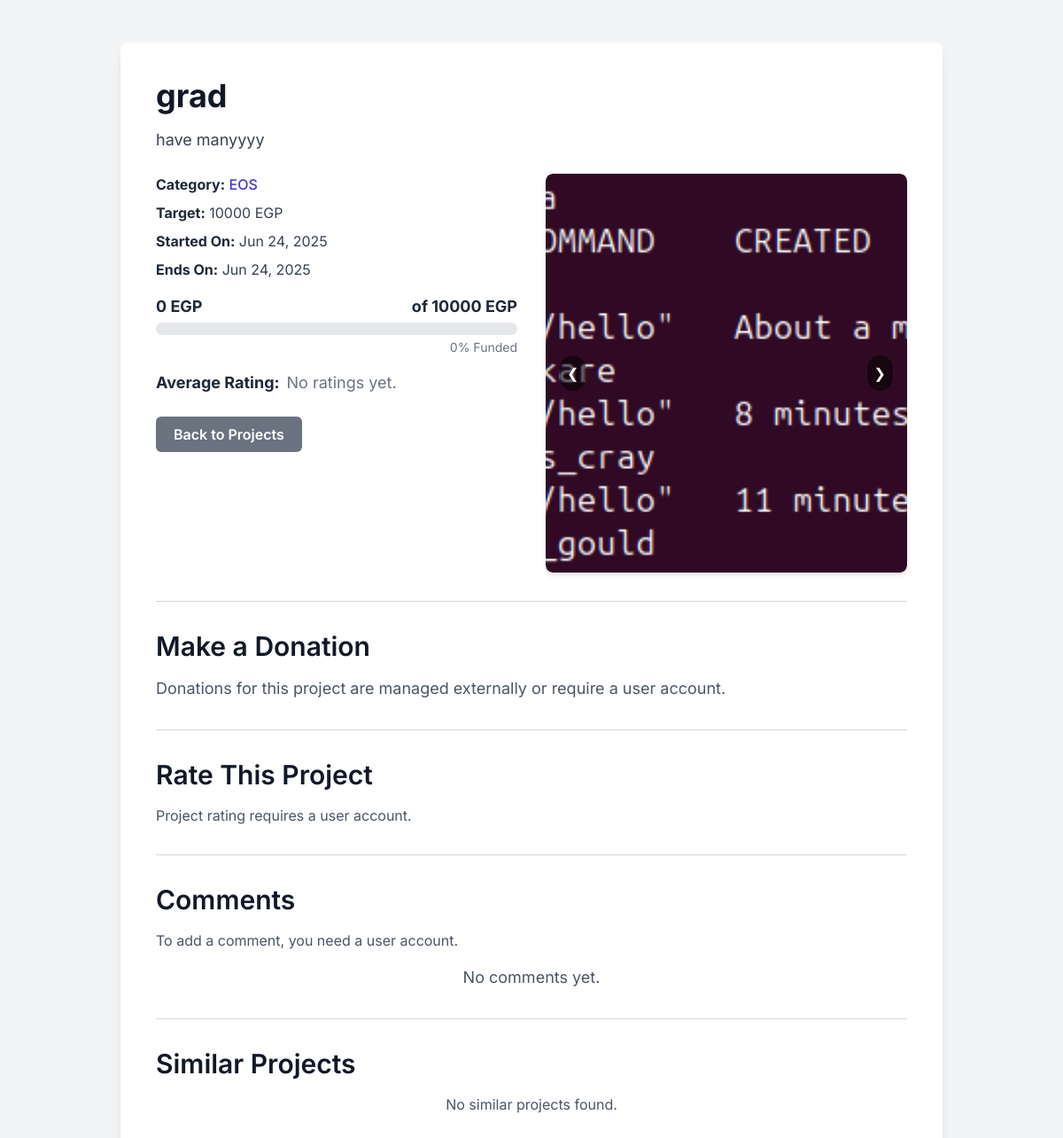
/3/, run on an earlier commit of the app's database.
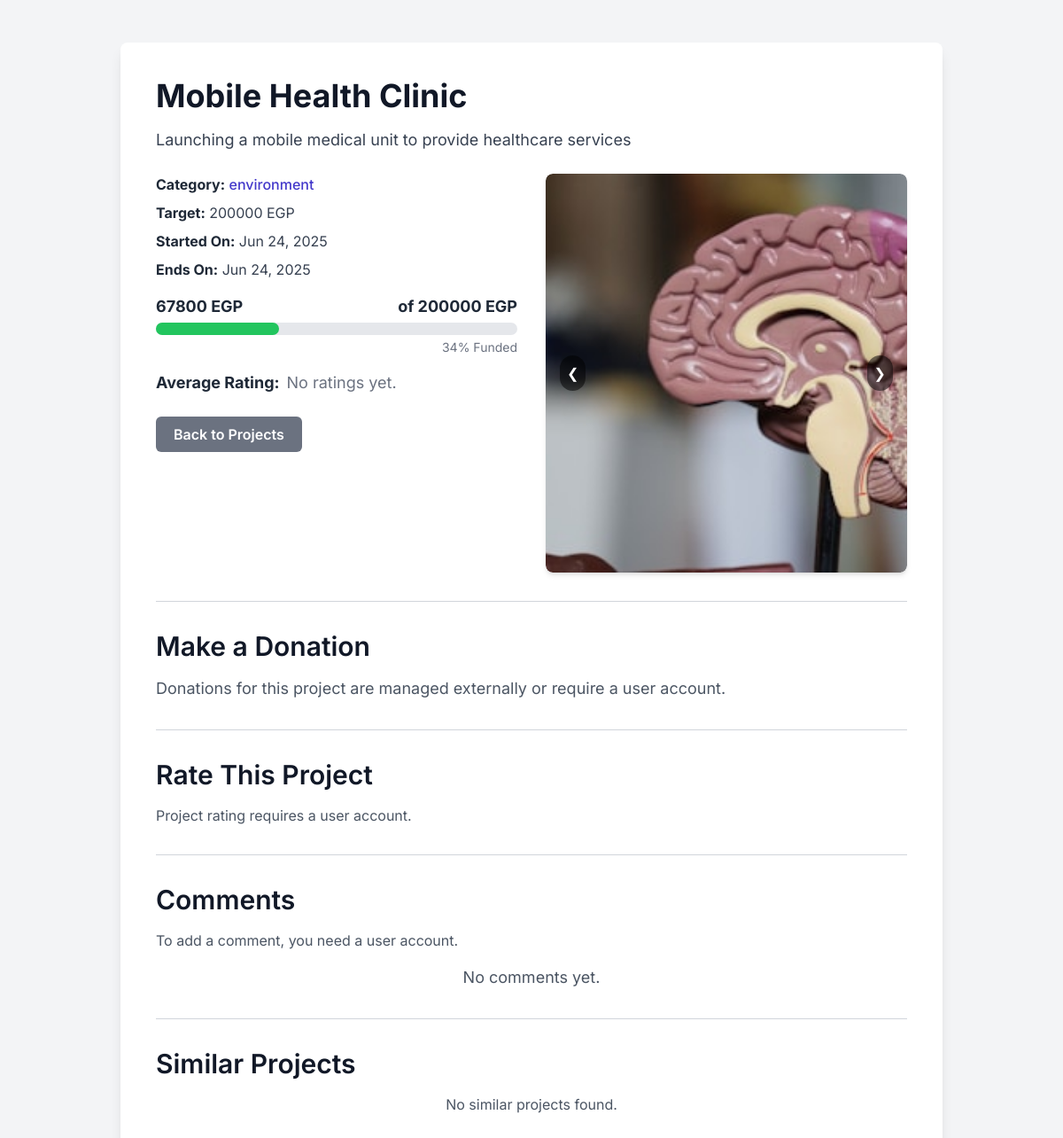
And on a later commit of the database.
### projects/models.py (models this page shows, shortened)
class Project(models.Model):
    STATUS_CHOICES = (
        ('active', 'Active'),
        ('completed', 'Completed'),
        ('canceled', 'Canceled'),
        ('expired', 'Expired'),
    )
    title = models.CharField(max_length=200)
    details = models.TextField()
    total_target = models.PositiveIntegerField(help_text="Target amount in EGP")
    owner = models.ForeignKey(User, on_delete=models.CASCADE, related_name='projects')
    category = models.ForeignKey(Category, on_delete=models.SET_NULL, null=True, blank=True)
    tags = models.ManyToManyField(Tag, blank=True)
    start_time = models.DateTimeField(default=timezone.now)
    end_time = models.DateTimeField()
    created_at = models.DateTimeField(auto_now_add=True)
    updated_at = models.DateTimeField(auto_now=True)
    status = models.CharField(max_length=10, choices=STATUS_CHOICES, default='active')
    is_featured = models.BooleanField(default=False) # Added as per API views usage
    @property
    def total_donations_collected(self): # Renamed for clarity and to avoid conflict if 'total_donations' annotation is used
        result = self.donations.aggregate(total=Sum('amount'))
        return result['total'] if result['total'] is not None else 0
    @property
    def percent_funded(self):
        if self.total_target > 0:
            return min(100, (self.total_donations_collected / self.total_target) * 100)
        return 0

class Category(models.Model):
    name = models.CharField(max_length=100)
    description = models.TextField(blank=True)
    class Meta:
        verbose_name_plural = "Categories"

class ProjectPicture(models.Model):
    project = models.ForeignKey(Project, related_name='pictures', on_delete=models.SET_NULL,null=True)
    image = models.ImageField(upload_to='projects/')
    uploaded_at = models.DateTimeField(auto_now_add=True)

### projects/views.py (the view)
# urls.py: path('<int:pk>/', views.ProjectDetailView.as_view(), name='detail'),
class ProjectDetailView(DetailView):
    model = Project
    template_name = 'projects/project_detail.html'
    def get_context_data(self, **kwargs):
        context = super().get_context_data(**kwargs)
        context['comment_form'] = CommentForm()
        context['rating_form'] = RatingForm()
        context['donation_form'] = DonationForm()
        return context

### projects/templates/projects/project_detail.html (shortened to what the changed rows need)
{% load static %}
<!DOCTYPE html>
<html lang="en">
<head>
    <script src="https://cdn.tailwindcss.com"></script>
</head>
<body>
    <div class="container mx-auto p-4 md:p-8 lg:p-12">
        <div class="bg-white rounded-lg shadow-lg p-6 md:p-8 lg:p-10 mb-8">
            <h1 class="text-3xl md:text-4xl font-bold text-gray-900 mb-4">{{ project.title }}</h1>
            <p class="text-gray-700 text-base md:text-lg mb-6">{{ project.details }}</p>
            <div class="grid grid-cols-1 md:grid-cols-2 gap-8 mb-8">
                <div>
                    <p class="text-gray-700 mb-2"><strong class="text-gray-800">Category:</strong> <span class="font-medium text-indigo-700">{{ project.category.name }}</span></p>
                    <p class="text-gray-700 mb-2"><strong class="text-gray-800">Target:</strong> {{ project.total_target|floatformat:0 }} EGP</p>
                    <p class="text-gray-700 mb-2"><strong class="text-gray-800">Started On:</strong> {{ project.start_time|date:"M d, Y" }}</p>
                    <p class="text-gray-700 mb-4"><strong class="text-gray-800">Ends On:</strong> {{ project.end_time|date:"M d, Y" }}</p>
                    <div class="mb-4">
                        <div class="flex justify-between text-gray-800 text-lg font-bold mb-1">
                            <span>{{ project.total_donations_collected|floatformat:0 }} EGP</span>
                            <span>of {{ project.total_target|floatformat:0 }} EGP</span>
                        </div>
                        <div class="w-full bg-gray-200 rounded-full h-3.5">
                            {% if project.total_target > 0 %}
                                <div class="bg-green-500 h-3.5 rounded-full" style="width: {{ project.percent_funded|floatformat:0 }}%;"></div>
                            {% else %}
                                <div class="bg-gray-400 h-3.5 rounded-full" style="width: 0%;"></div>
                            {% endif %}
                        </div>
                        {% if project.total_target > 0 %}
                            <p class="text-sm text-gray-500 mt-1 text-right">{{ project.percent_funded|floatformat:0 }}% Funded</p>
                        {% endif %}
                    </div>
                    <div class="flex items-center text-lg text-gray-800 mb-4">
                        <strong class="mr-2">Average Rating:</strong>
                        {% if project.average_rating %}
                            <span class="flex items-center">
                                <svg class="w-5 h-5 text-yellow-400 mr-1" fill="currentColor" viewBox="0 0 20 20">
                                    <path d="M9.049 2.927c.3-.921 1.603-.921 1.902 0l1.07 3.292a1 1 0 00.95.69h3.462c.969 0 1.371 1.24.588 1.81l-2.8 2.034a1 1 0 00-.364 1.118l1.07 3.292c.3.921-.755 1.683-1.538 1.118l-2.8-2.034a1 1 0 00-1.175 0l-2.8 2.034c-.783.565-1.838-.197-1.538-1.118l1.07-3.292a1 1 0 00-.364-1.118L2.98 8.72c-.783-.57-.38-1.81.588-1.81h3.462a1 1 0 00.95-.69l1.07-3.292z"></path>
                                </svg>
                                {{ project.average_rating|floatformat:1 }}/5 ({{ project.rating_count }} reviews)
                            </span>
                        {% else %}
                            <span class="text-gray-500">No ratings yet.</span>
                        {% endif %}
                    </div>
                    <div class="flex flex-wrap gap-4 mt-6">
                        <a href="{% url 'projects:list' %}" class="bg-gray-500 text-white px-5 py-2 rounded-md font-semibold hover:bg-gray-600 transition duration-300">Back to Projects</a>
                    </div>
                </div>
                <div class="relative w-full overflow-hidden rounded-lg shadow-md" id="image-slider">
                    {% if project.pictures.exists %}
                        <div class="flex transition-transform duration-500 ease-in-out" id="slider-container">
                            {% for pic in project.pictures.all %}
                                <img src="{{ pic.image.url }}" alt="{{ project.title }} picture {{ forloop.counter }}" class="w-full flex-shrink-0 object-cover h-96">
                            {% endfor %}
                        </div>
                    {% else %}
                        <img src="https://placehold.co/600x400/CCCCCC/000000?text=No+Images" alt="No Images Available" class="w-full object-cover h-96">
                    {% endif %}
                </div>
            </div>
            <hr class="my-8 border-gray-300">
            <h2 class="text-2xl md:text-3xl font-semibold text-gray-900 mb-4">Make a Donation</h2>
            <p class="text-gray-600 text-lg mb-4">Donations for this project are managed externally or require a user account.</p>
            <hr class="my-8 border-gray-300">
            <h2 class="text-2xl md:text-3xl font-semibold text-gray-900 mb-4">Rate This Project</h2>
            <p class="text-gray-600 mb-4">Project rating requires a user account.</p>
            <hr class="my-8 border-gray-300">
            <h2 class="text-2xl md:text-3xl font-semibold text-gray-900 mb-4">Comments</h2>
            <p class="text-gray-600 mb-4">To add a comment, you need a user account.</p>
            {% if project.comments.exists %}
                <div class="space-y-6 mt-6">
                    {% for comment in project.comments.all %}
                        {% if not comment.parent %}
                            {% include "projects/includes/comment_card.html" with comment=comment project=project %}
                        {% endif %}
                    {% endfor %}
                </div>
            {% else %}
                <p class="text-center text-gray-600 text-lg">No comments yet.</p>
            {% endif %}
            <hr class="my-8 border-gray-300">
            <h2 class="text-2xl md:text-3xl font-semibold text-gray-900 mb-4">Similar Projects</h2>
            {% if similar_projects %}
                <div class="grid grid-cols-1 md:grid-cols-2 lg:grid-cols-4 gap-6">
                    {% for sim_project in similar_projects %}
                        <div class="bg-white rounded-lg shadow-md overflow-hidden transition transform hover:scale-105 duration-300 ease-in-out">
                            {% if sim_project.pictures.first %}
                                <img src="{{ sim_project.pictures.first.image.url }}" alt="{{ sim_project.title }}" class="w-full h-32 object-cover">
                            {% else %}
                                <img src="https://placehold.co/400x200/CCCCCC/000000?text=No+Image" alt="No Image" class="w-full h-32 object-cover">
                            {% endif %}
                            <div class="p-4">
                                <h3 class="text-lg font-semibold text-gray-900 mb-1">{{ sim_project.title }}</h3>
                                <p class="text-gray-600 text-sm mb-2">{{ sim_project.details|truncatechars:70 }}</p>
                                <div class="flex justify-between items-center text-sm text-gray-500">
                                    <span>Funded: {{ sim_project.percent_funded|floatformat:0 }}%</span>
                                    {% if sim_project.average_rating %}
                                        <span class="flex items-center">
                                            <svg class="w-4 h-4 text-yellow-400 mr-1" fill="currentColor" viewBox="0 0 20 20">
                                                <path d="M9.049 2.927c.3-.921 1.603-.921 1.902 0l1.07 3.292a1 1 0 00.95.69h3.462c.969 0 1.371 1.24.588 1.81l-2.8 2.034a1 1 0 00-.364 1.118l1.07 3.292c.3.921-.755 1.683-1.538 1.118l-2.8-2.034a1 1 0 00-1.175 0l-2.8 2.034c-.783.565-1.838-.197-1.538-1.118l1.07-3.292a1 1 0 00-.364-1.118L2.98 8.72c-.783-.57-.38-1.81.588-1.81h3.462a1 1 0 00.95-.69l1.07-3.292z"></path>
                                            </svg>
                                            {{ sim_project.average_rating|floatformat:1 }}
                                        </span>
                                    {% endif %}
                                </div>
                                <a href="{% url 'projects:detail' sim_project.pk %}" class="block mt-3 text-center bg-indigo-500 text-white px-4 py-2 rounded-md text-sm font-semibold hover:bg-indigo-600 transition duration-300">View Details</a>
                            </div>
                        </div>
                    {% endfor %}
                </div>
            {% else %}
                <p class="text-center text-gray-600">No similar projects found.</p>
            {% endif %}
        </div>
</body>
</html>

What changed in the data, as far as the page shows it:
removed ProjectPicture: image (picture)
changed Project: title "grad" → "Mobile Health Clinic"; details "have manyyyy" → "Launching a mobile medical unit to provide healthcare services"; category.name "EOS" → "environment"; total_target "10000" → "200000"; total_donations_collected "0" → "67800"; percent_funded "0" → "34"
added ProjectPicture: image (picture)
